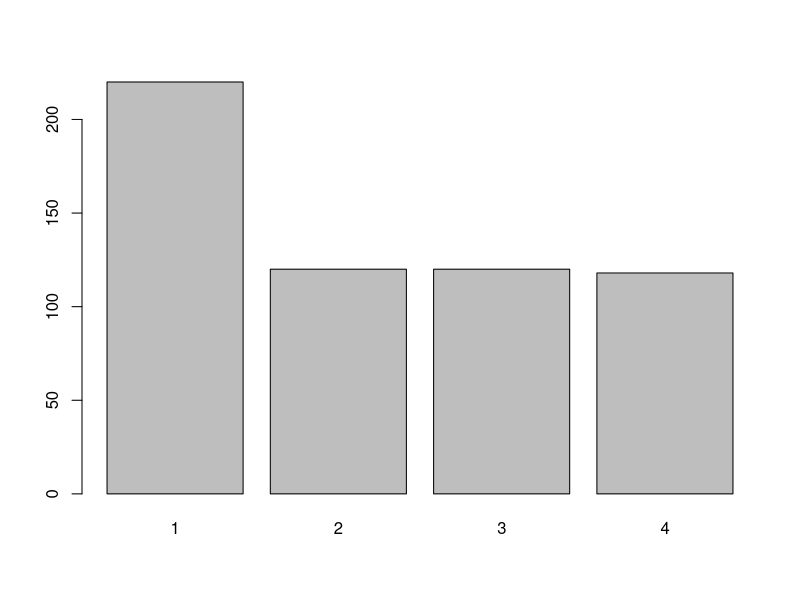
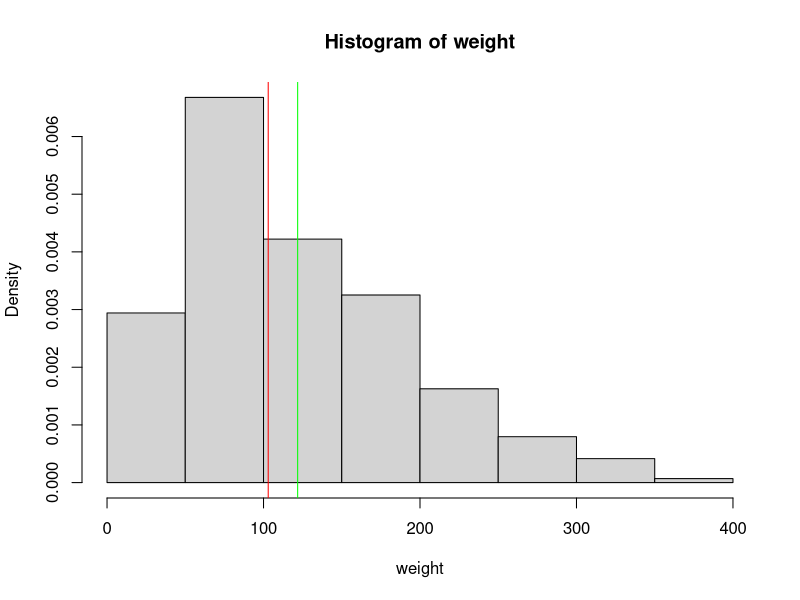
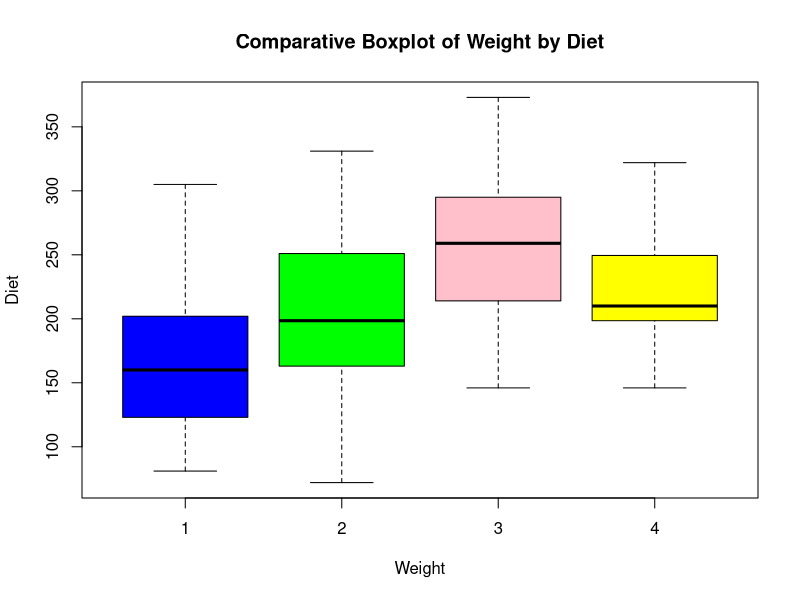
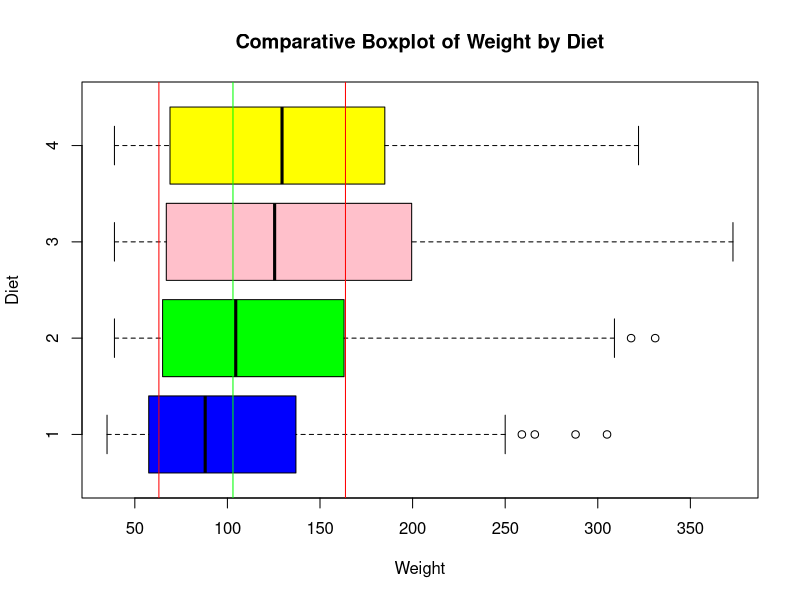

The R script that drew these images, in order:
## ---- chunk 1
### Write your code here. The code is completed in Task 1.0 for demonstration.
dim(ChickWeight) # the dimension of the ChickWeight data set
names(ChickWeight) # display variable names
head(ChickWeight) # display the first several variables
## ---- chunk 2
### Code for Task 1.1. Write your code here
###
table(ChickWeight$Diet)

barplot(table(ChickWeight$Diet))

## ---- chunk 3
### Code for Task 1.2. Write your code here
###
weight = ChickWeight$weight 
mean(weight)
median(weight)

hist(weight,freq = FALSE)
abline(v=mean(weight),col="green")
abline(v=median(weight),col="red")
## ---- chunk 4
### Code for Task 2.1. Write your code here
###

ChickWeight_18 = ChickWeight[ChickWeight$Time >= 18, ]

weight_18 = ChickWeight_18$weight
diet_18 = ChickWeight_18$Diet

boxplot(weight_18 ~ diet_18, main = "Comparative Boxplot of Weight by Diet", xlab = "Weight",ylab = "Diet",col = c("blue", "green", "pink", "yellow"))

## ---- chunk 5
### Code for Task 2.2.  Write your code here
###

median(weight)

# 25%
summary(weight)[2]

# 75%
summary(weight)[5]

boxplot(weight ~ ChickWeight$Diet,horizontal = TRUE ,main = "Comparative Boxplot of Weight by Diet", xlab = "Weight",ylab = "Diet",col = c("blue", "green", "pink", "yellow"))

abline(v = median(weight), col = "green")  # median
abline(v = summary(weight)[2], col = "red")    # 1st Quantile
abline(v = summary(weight)[5], col = "red")    # 3st QUantile

## ---- chunk 6
### Code for Task 2.3.  Write your code here
###

weight_summary = summary(ChickWeight$weight)

# extract 1st,3rd quantile
q1 <- weight_summary["1st Qu."]
q3 <- weight_summary["3rd Qu."]
iqr <- q3 - q1

# Calculate upper and lower threshold
lower_threshold <- q1 - 1.5 * iqr
upper_threshold <- q3 + 1.5 * iqr

outliers <- ChickWeight$weight[ChickWeight$weight < lower_threshold | ChickWeight$weight > upper_threshold]
number_of_outliers = length(outliers)

# print
lower_threshold
upper_threshold
outliers
number_of_outliers

## ---- chunk 7
### Code for Task 3.1.  Write your code here
###

ChickWeight_18_21 <- ChickWeight[ChickWeight$Time >= 18 & ChickWeight$Time <= 21, ]

sample_mean = mean(ChickWeight_18_21$weight)
sample_sd = sd(ChickWeight_18_21$weight)

sample_mean
sample_sd

sample_mean <- 206
sample_sd <- 66

proportion_above_400 = pnorm(400, sample_mean, sample_sd,lower.tail = FALSE)

percentage_above_400 = round(proportion_above_400 * 100, 2)

percentage_above_400


## ---- chunk 8
### Code for Task 3.2.  Write your code here
###

percentile_30 <- qnorm(0.30, mean = sample_mean, sd = sample_sd)

percentile_30 <- round(percentile_30, 2)

percentile_30

## ---- chunk 9
### Code for Task 3.3. 
###

my_pop_var = function(X){

  mu = mean(X)
  
  pop_variance = sum((X - mu)^2) / length(X)
  
  return(pop_variance)
}

## ---- chunk 10
### Code for Task 3.4.  Write your code here
###
my_pop_var(ChickWeight$weight)
